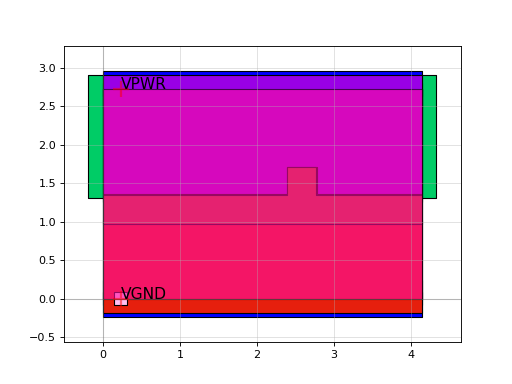

Generate this figure with Python:
import sky130

c = sky130.components.sky130_fd_sc_hd__maj3_2()
c.plot()
